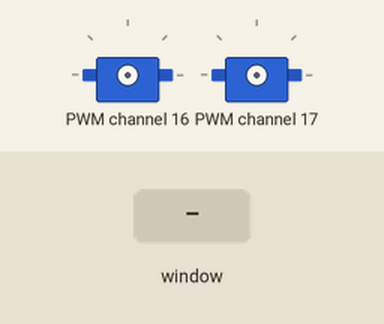
This program was run on a simulated Raspberry Pi (BCM pin numbers). Shown: 2 × servo. The inputs (shaded band) are chosen by the test bench. The desktop window is not drawn, its controls go by their first labels and the mouse button is held 0.15 s; servo angles are drawn from the pulse width (0.5 ms = 0°, 2.5 ms = 180°); what the program prints to the terminal is not drawn.

Above: at 1.2 s.
1.3 s: slider 1 in the window set to 515
2.8 s: slider 1 in the window set to 308
At 4.0 s:
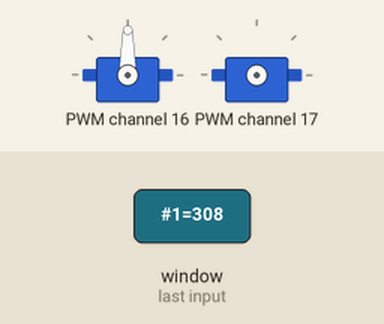
4.3 s: slider 1 in the window set to 100
At 5.2 s:
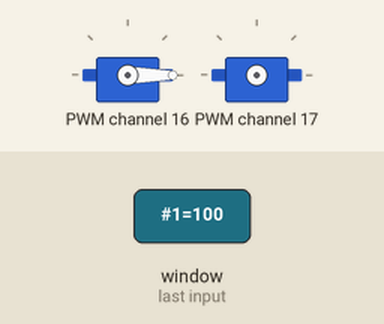
5.8 s: slider 1 in the window set to 204
At 6.3 s:
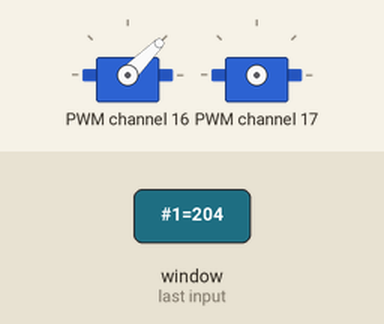
7.3 s: slider 2 in the window set to 515
8.8 s: slider 2 in the window set to 308
At 9.8 s:
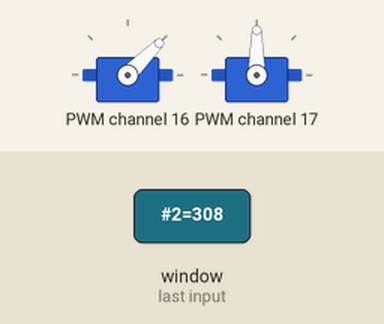
Timing chart, 0 to 11.3 s (numbered marks = the images above; inputs shaded):
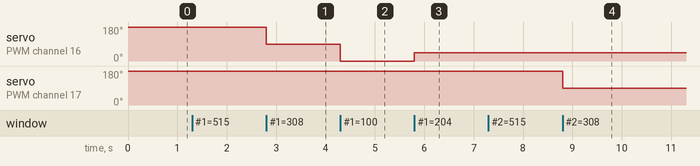

The program:

2ServoControlGui.py
```python
#coding:utf-8
#H30 11/10(沖縄支所講演会用プログラム)
#このプログラムはGUIを用いて1つのサーボモータを動かすプログラムです

from Adafruit_PWM_Servo_Driver import PWM
import time
import Tkinter

#Tkオブジェクトのインスタンス作成
root=Tkinter.Tk()
root.geometry("1920x1080")
pwm = PWM(0x41) #インスタンス作成, I2cアドレス40番
pwm.setPWMFreq(50)  #周波数50Hzで動作(T=20ms)

pwm_val0=Tkinter.DoubleVar()
pwm_val0.set(308)
def controlServo0(dc):
	s0=int(pwm_val0.get())
	pwm.setPWM(0,0,s0)
	print('サーボ0の角度: {}'.format(s0))


pwm_val1=Tkinter.DoubleVar()
pwm_val1.set(308)
def controlServo1(dc):
	s1=int(pwm_val1.get())
	pwm.setPWM(1,0,s1)
	print('サーボ1の角度: {}'.format(s1))

s0=Tkinter.Scale(root, label='サーボモータ0', length=1900, tickinterval=10, orient='h', from_=100, to=515, variable=pwm_val0, command=controlServo0)
s1=Tkinter.Scale(root, label='サーボモータ1', length=1900, tickinterval=10, orient='h', from_=100, to=515, variable=pwm_val1, command=controlServo1)
s0.pack()
s1.pack()
root.mainloop()
```

Measured:
- after the input at 2.8 s, servo on PWM channel 16: 180° → 90° at once
- after the input at 4.3 s, servo on PWM channel 16: 90° → 0° at once
- after the input at 5.8 s, servo on PWM channel 16: 0° → 45° at once
- after the input at 8.8 s, servo on PWM channel 17: 180° → 90° at once
